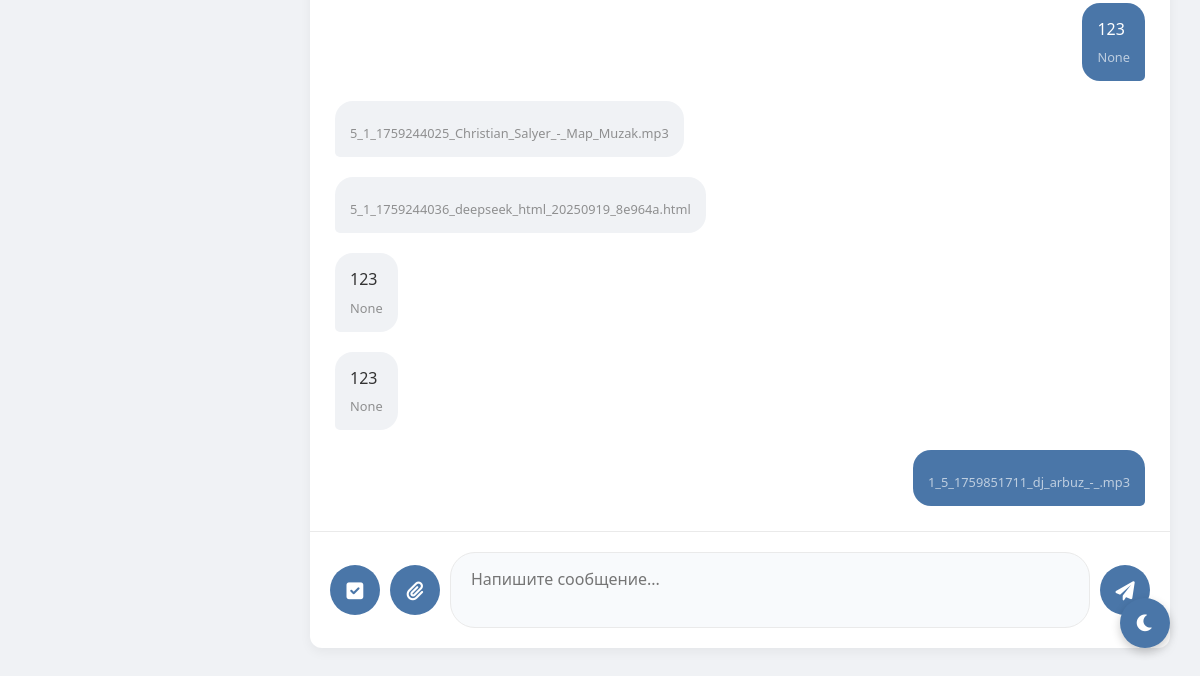
The app's page /messages/5 (signed in, lower part), older data.
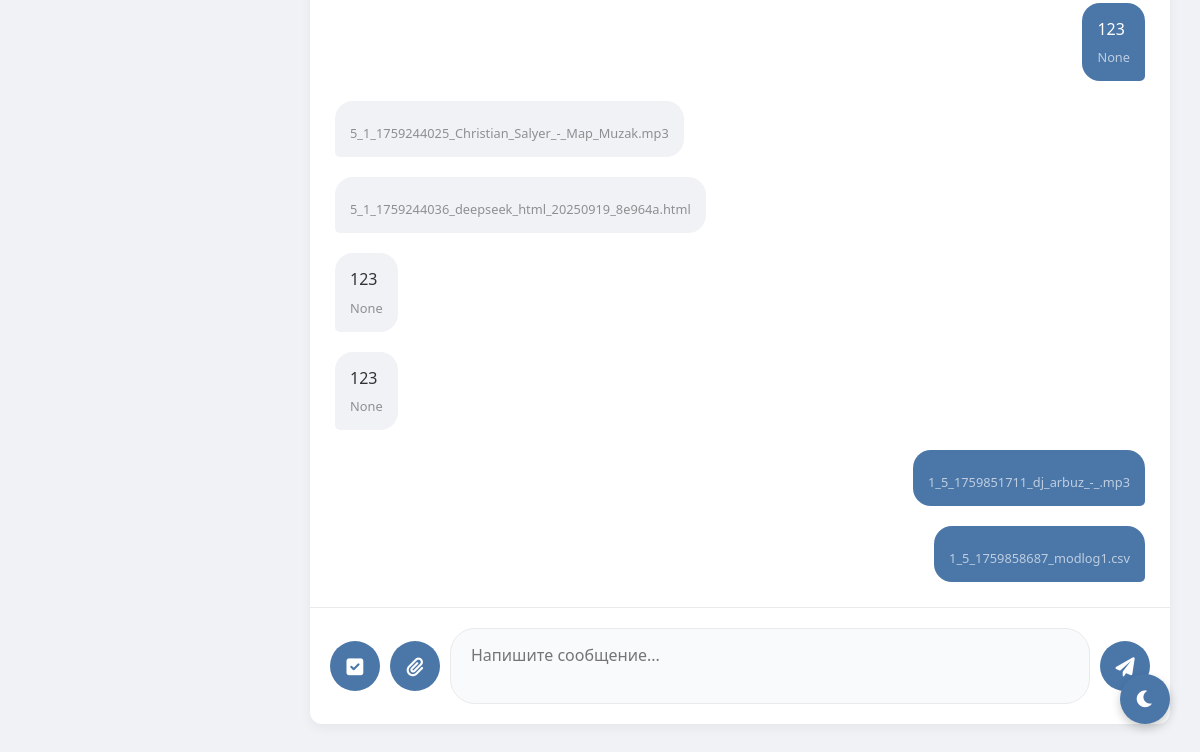
The same page, newer data.
### tables this page shows
CREATE TABLE messages (
                id INTEGER PRIMARY KEY AUTOINCREMENT,
                sender_id INTEGER NOT NULL,
                receiver_id INTEGER NOT NULL,
                content TEXT NOT NULL,
                file_path TEXT,
                timestamp DATETIME DEFAULT CURRENT_TIMESTAMP,
                FOREIGN KEY(sender_id) REFERENCES users(id),
                FOREIGN KEY(receiver_id) REFERENCES users(id));

### routes/messages.py (the view)
@bp.route('/messages')
@bp.route('/messages/<int:friend_id>')
def messages(friend_id=None):
    if 'user_id' not in session:
        return redirect(url_for('auth.index'))
    user_id = session['user_id']
    conn = get_db()
    c = conn.cursor()
    c.execute("SELECT * FROM users WHERE id = ?", (user_id,))
    user = c.fetchone()
    c.execute('''SELECT users.id, users.username, users.avatar, users.is_online, users.last_seen
                FROM friends
                JOIN users ON friends.friend_id = users.id
                WHERE friends.user_id = ? AND friends.status = 'accepted'
                UNION
                SELECT users.id, users.username, users.avatar, users.is_online, users.last_seen
                FROM friends
                JOIN users ON friends.user_id = users.id
                WHERE friends.friend_id = ? AND friends.status = 'accepted'
                ORDER BY username''', (user_id, user_id))
    friends = c.fetchall()
    messages = []
    active_friend = None
    if friend_id:
        c.execute("SELECT * FROM users WHERE id = ?", (friend_id,))
        active_friend = c.fetchone()
        c.execute('''SELECT messages.*, users.username, users.avatar
                    FROM messages
                    JOIN users ON messages.sender_id = users.id
                    WHERE (sender_id = ? AND receiver_id = ?)
                    OR (sender_id = ? AND receiver_id = ?)
                    ORDER BY timestamp''',
                 (user_id, friend_id, friend_id, user_id))
        messages = c.fetchall()
    conn.close()
    return render_template('messages.html',
                         user=user,
                         friends=friends,
                         messages=messages,
                         friend_id=friend_id,
                         active_friend=active_friend,
                         active_page='messages')

### app.py (called while the page is built)
@app.before_request
def enforce_account_block():
    try:
        if request.path.startswith('/static') or request.path.startswith('/socket.io'):
            return None
        if request.endpoint in {'auth.blocked', 'auth.index', 'static.static_files'}:
            return None
        if 'user_id' not in session:
            return None
        from models import get_db
        conn = get_db()
        c = conn.cursor()
        c.execute('SELECT is_blocked, block_reason FROM users WHERE id = ?', (session['user_id'],))
        row = c.fetchone()
        conn.close()
        if row and row['is_blocked']:
            reason = row['block_reason'] or 'Профиль заблокирован администратором'
            return render_template('blocked.html', reason=reason)
    except Exception:
        return None

### models.py (called while the page is built)
def get_db():
    conn = sqlite3.connect('social_network.db')
    conn.row_factory = sqlite3.Row
    return conn

### templates/messages.html (shortened to what this page needs)
<!DOCTYPE html>
<html lang="ru">
<head>
    <link href="https://cdnjs.cloudflare.com/ajax/libs/font-awesome/6.0.0/css/all.min.css" rel="stylesheet">
</head>
<body>
    <div class="app-container">
        <div class="content">
            <div class="chat-container">
                {% if friend_id %}
                <div class="chat-messages" id="chat-messages">
                    {% for msg in messages %}
                    <div class="message {% if msg[1] == session['user_id'] %}sent{% else %}received{% endif %}">
                        <div class="message-text">{{ msg[3] }}</div>
                        <div class="message-time">{{ msg[4] }}</div>
                    </div>
                    {% endfor %}
                </div>
                <div class="chat-input">
                    <button id="select-mode-btn" title="Выбрать сообщения"><i class="fas fa-check-square"></i></button>
                    <button id="attach-button" title="Прикрепить файл"><i class="fas fa-paperclip"></i></button>
                    <textarea id="message-input" placeholder="Напишите сообщение..."></textarea>
                    <button id="send-button" title="Отправить"><i class="fas fa-paper-plane"></i></button>
                </div>
                {% else %}
                <div class="empty-chat">
                    <i class="fas fa-comments"></i>
                    <h3>Выберите диалог</h3>
                    <p>Начните общение с вашими друзьями</p>
                </div>
                {% endif %}
            </div>
        </div>
    </div>
    <button class="theme-toggle" id="themeToggle">
        <i class="fas fa-moon"></i>
    </button>
</body>
</html>

Row changes from the older to the newer data that the page shows:
added messages: file_path "1_5_1759858687_modlog1.csv"
